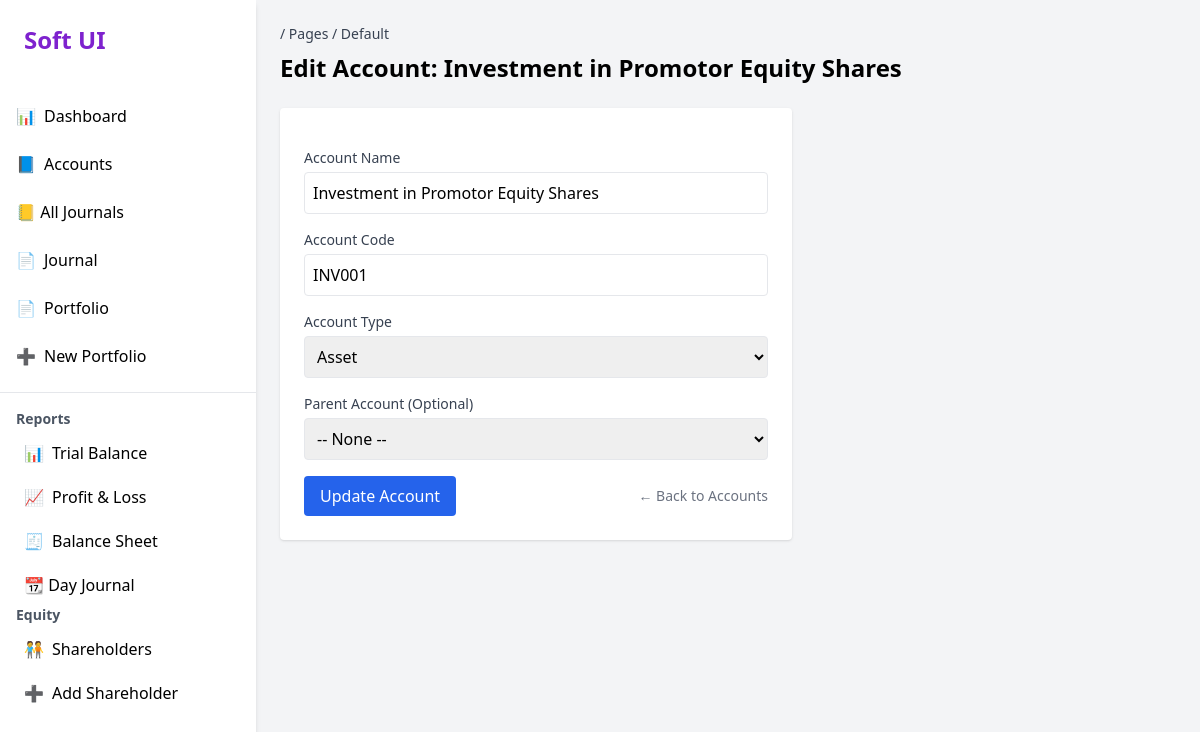
The app's page /accounts/1/edit/ (signed in) with its own data.
### core/models.py (models this page shows, shortened)
class Account(models.Model):
    name = models.CharField(max_length=100)
    code = models.CharField(max_length=20, unique=True)
    type = models.CharField(max_length=20, choices=ACCOUNT_TYPES)
    parent = models.ForeignKey('self', null=True, blank=True, on_delete=models.SET_NULL)

### core/views.py (the view, shortened to what this page needs)
# urls.py: path('accounts/<int:account_id>/edit/', views.edit_account, name='edit_account'),
@login_required
def edit_account(request, account_id):
    account = get_object_or_404(Account, id=account_id)
    accounts = Account.objects.exclude(id=account_id)
    return render(request, 'edit_account.html', {
        'account': account,
        'accounts': accounts,
        'account_types': ACCOUNT_TYPES
    })

### templates/edit_account.html (shortened to what this page needs)
{% extends 'base.html' %}
{% block heading %}Edit Account: {{ account.name }}{% endblock %}
{% block content %}
<form method="POST" class="bg-white p-6 rounded shadow max-w-lg space-y-4">
  <div>
    <label for="name" class="block text-sm font-medium text-gray-700">Account Name</label>
    <input type="text" id="name" name="name" value="{{ account.name }}" required class="w-full border p-2 rounded mt-1" />
  </div>
  <div>
    <label for="code" class="block text-sm font-medium text-gray-700">Account Code</label>
    <input type="text" id="code" name="code" value="{{ account.code }}" required class="w-full border p-2 rounded mt-1" />
  </div>
  <div>
    <label for="type" class="block text-sm font-medium text-gray-700">Account Type</label>
    <select name="type" id="type" class="w-full border p-2 rounded mt-1">
      {% for value, label in account_types %}
        <option value="{{ value }}" {% if account.type == value %}selected{% endif %}>{{ label }}</option>
      {% endfor %}
    </select>
  </div>
  <div>
    <label for="parent" class="block text-sm font-medium text-gray-700">Parent Account (Optional)</label>
    <select name="parent" id="parent" class="w-full border p-2 rounded mt-1">
      <option value="">-- None --</option>
    </select>
  </div>
  <div class="flex justify-between items-center">
    <button type="submit" class="bg-blue-600 text-white px-4 py-2 rounded">Update Account</button>
    <a href="{% url 'accounts' %}" class="text-sm text-gray-500 hover:underline">← Back to Accounts</a>
  </div>
</form>
{% endblock %}

### records on screen
Account: name "Investment in Promotor Equity Shares", code "INV001", type "Asset"
